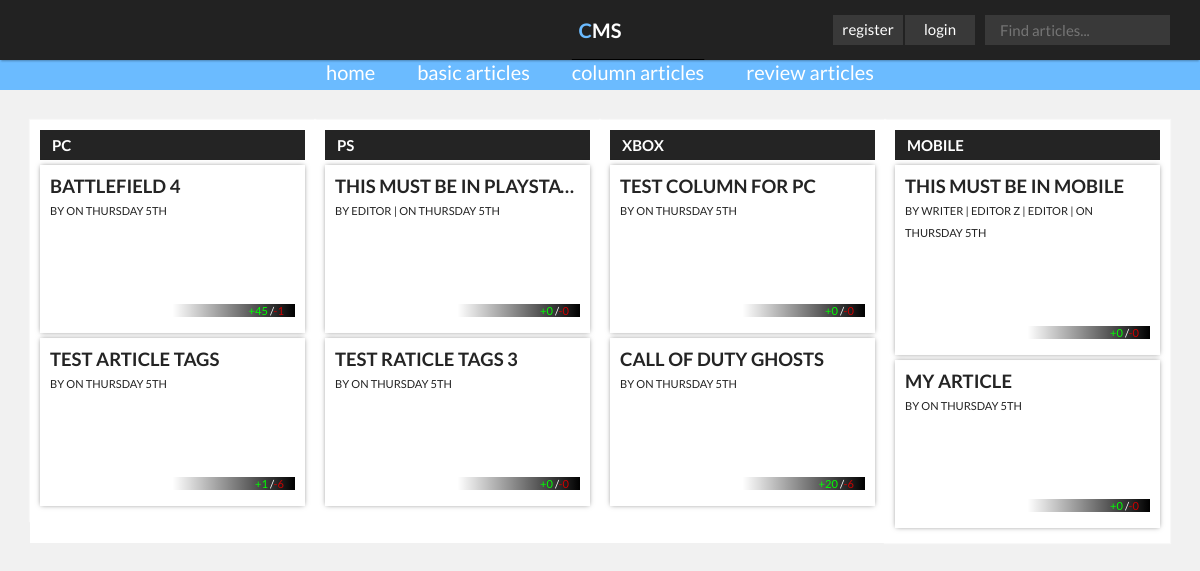
Page /index.php?page=articles&type=column on the committed database.
### tables this page shows
CREATE TABLE IF NOT EXISTS `articles` (
  `article_id` int(6) NOT NULL AUTO_INCREMENT,
  `article_title` varchar(100) NOT NULL,
  `article_content` text NOT NULL,
  `article_timestamp` int(11) NOT NULL,
  `article_image` varchar(255) NOT NULL,
  `article_status` varchar(30) NOT NULL,
  `article_type` varchar(30) NOT NULL,
  `article_staff_pick` tinyint(4) DEFAULT '0',
  PRIMARY KEY (`article_id`)
);

CREATE TABLE IF NOT EXISTS `article_likes` (
  `article_like_id` int(6) NOT NULL AUTO_INCREMENT,
  `article_like_amount` int(6) NOT NULL DEFAULT '0',
  `article_id` int(6) NOT NULL,
  PRIMARY KEY (`article_like_id`),
  KEY `article_id` (`article_id`)
);

CREATE TABLE IF NOT EXISTS `article_dislikes` (
  `article_dislike_id` int(6) NOT NULL AUTO_INCREMENT,
  `article_dislike_amount` int(6) NOT NULL,
  `article_id` int(6) NOT NULL,
  PRIMARY KEY (`article_dislike_id`),
  KEY `article_id` (`article_id`)
);

CREATE TABLE IF NOT EXISTS `users` (
  `user_id` int(6) NOT NULL AUTO_INCREMENT,
  `user_name` varchar(255) NOT NULL,
  `user_password` varchar(255) NOT NULL,
  `user_role` varchar(30) NOT NULL,
  PRIMARY KEY (`user_id`)
);

### views/AUView.php (called while the page is built, shortened)
<?php
class AUView {
    private $articlesModel;
    public function __construct( $controller, $articlesModel, $usersModel ){
        $this->articlesModel    = $articlesModel;
    }
    public function output_column_articles(){
        include 'html/header.html.php';
        $articles = $this->articlesModel->getColumnArticles();
        include 'html/columns.html.php';
        include 'html/footer.html.php';
    }
}
 ?>

### models/ArticlesModel.php (called while the page is built, shortened)
<?php
include_once "config/connection.php";
include_once "models/Article.php";
class ArticlesModel {
    public function getColumnArticles(){
        global $pdo;
        $sth = $pdo->prepare("SELECT * FROM articles WHERE article_type = :type ORDER BY article_timestamp DESC");
        $sth->execute(array(':type'=>'column_article'));
        $rows = $sth->fetchAll();
        foreach($rows as $row){
            $article = new Article(
               $row['article_id']
               ,$row['article_title']
               ,$row['article_content']
               ,$row['article_timestamp']
               ,$row['article_image']
               ,$row['article_status']
               ,$row['article_type']
               ,$row['article_staff_pick']
               );
            $column_articles[] = $article;
        }
        return $column_articles;
    }
    public function getLikes( $article_id ) {
        global $pdo;
        $query = $pdo->prepare("SELECT article_like_amount FROM article_likes WHERE article_id = ? ");
        $query->bindValue(1, $article_id);
        $query->execute();
        $article_like_amount = $query->fetchColumn();
        return $article_like_amount;
    }
    public function getDislikes( $article_id ) {
        global $pdo;
        $query = $pdo->prepare("SELECT article_dislike_amount FROM article_dislikes WHERE article_id = ? ");
        $query->bindValue(1, $article_id);
        $query->execute();
        $article_dislike_amount = $query->fetchColumn();
        return $article_dislike_amount;
    }
    public function getArticleColumn( $article_id ) {
        global $pdo;
        $query = $pdo->prepare("SELECT column_name FROM column_articles WHERE article_id = ? ");
        $query->bindValue(1, $article_id);
        $query->execute();
        $column_name = $query->fetchColumn();
        return $column_name;
    }
    public function getArticleAuthors( $article_id ) {
        global $pdo;
        $query = $pdo->prepare("
          SELECT U.user_name
          FROM users U
          INNER JOIN article_authors  AU ON U.user_id = AU.user_id
          WHERE AU.article_id = ?");
        $query->bindValue(1, $article_id);
        $query->execute();
        $article_authors = $query->fetchAll();
        return $article_authors;
    }
}
?>

### models/article.php (called while the page is built, shortened)
<?php
	class Article {
		 public function __construct($article_id, $article_title, $article_content, $article_timestamp, $article_image, $article_status, $article_type, $article_staff_pick){
		 	$this->id = $article_id;
		 	$this->title = $article_title;
		 	$this->timestamp = $article_timestamp;
		 	$this->image = $article_image;
		 	$this->status = $article_status;
		 	return true;
		 }
		 public function getArticleId(){
		 	return $this->id;
		 }
		 public function getArticleTitle(){
		 	return $this->title;
		 }
		 public function getArticleTimestamp(){
		 	return $this->timestamp;
		 }
		 public function getArticleImage(){
		 	return $this->image;
		 }
		 public function getArticleStatus(){
		 	return $this->status;
		 }
	}
 ?>

### views/html/columns.html.php (the view)
<?php $columns = ["PC","PS","XBOX", "MOBILE"]?>
<div class="content">
    <?php foreach ($columns as $key => $column_name) { ?>
    <div class="block column-layout">
        <h2><?php echo $column_name; ?></h2>
        <ol>
            <?php foreach($articles as $article): ?>
                <?php if( $article->getArticleStatus() == "published" && $this->articlesModel->getArticleColumn( $article->getArticleId() ) == $column_name ) { ?>
                <li>
                    <a href="index.php?show=<?php echo $article->getArticleId(); ?>">
                        <h4><?php echo $article->getArticleTitle(); ?></h4>
                        <small>by
                            <?php $article_authors = $this->articlesModel->getArticleAuthors( $article->getArticleId() ); ?>
                            <?php foreach($article_authors as $author): ?>
                                <?php print $author['user_name']; ?> |
                            <?php endforeach; ?>
                        </small>
                        <small>on <?php echo date("l jS", $article->getArticleTimestamp()); ?></small>
                        <div class="small-thumb" style="background-image: url(<?php echo $article->getArticleImage(); ?>);"></div>
                        <small class="likes-dislikes pull-right">
                            <span class="green">+<?php echo $this->articlesModel->getLikes( $article->getArticleId() ); ?></span>
                            /<span class="red">-<?php echo $this->articlesModel->getDislikes( $article->getArticleId() ); ?></span>
                        </small>
                    </a>
                </li>
                <?php } ?>
            <?php endforeach; ?>
        </ol>
    </div>
    <?php } ?>
</div>

### public/css/style.css (style rules this page uses)
* { -webkit-box-sizing: border-box; -moz-box-sizing: border-box; box-sizing: border-box; margin: 0; padding: 0; }
body, input { font-family: "Lato", sans-serif; font-size: 62.5%; background: #F1F1F1; }
ol { list-style: none; }
.content { background: #FFF; width: 100%; height: 100%; display: inline-block; }
.content > :first-child { width: 20%; }
.content > :nth-child(2) { width: 30%; }
.content > :nth-child(3) { width: 50%; }
.block { position: relative; padding: 1em; float: left; -moz-box-shadow: 0 0 0.1em 0.1em rgba(255,255,255, 0.5); -webkit-box-shadow: 0 0 0.1em 0.1em rgba(255,255,255, 0.5); box-shadow: 0 0 0.1em 0.1em rgba(255,255,255, 0.5); height: 100%; }
.block h2 { width: 100%; background: #242424; color: #FFF; text-transform: uppercase; padding: 0.4em 0.8em; transition: background 2s; }
.block ol a, .block ol form { font-size: 185%; text-transform: uppercase; text-decoration: none; color: #242424; }
.block ol li a h4 { white-space: nowrap; text-overflow: ellipsis; width: 100%; overflow: hidden; }
.block ol li { padding: 1em; -moz-box-shadow: rgba(0,0,0,0.5) 0px 0px 5px -1px; -webkit-box-shadow: rgba(0,0,0,0.5) 0px 0px 5px -1px; box-shadow: rgba(0,0,0,0.5) 0px 0px 5px -1px; margin: 0.5em auto; }
.block ol small { font-size: 60%; }
.block .small-thumb { width: 100%; height: 100px; background-position: center; background-size: cover; display: inline-block; }
.pull-right { float: right; }
.likes-dislikes { display: inline-block; background-image: linear-gradient(to right, rgba(255,255,255,0) 50%, #000000 100%); width: 100%; color: #FFF; padding: 0 1em; margin-top: -1.75em; position: relative; text-align: right; }
.green { color: lime; }
.red { color: #CC0000; }
.content > .block.column-layout { width: 25%; }

### rows in the picture
articles: article_title "BATTLEFIELD 4", article_timestamp "THURSDAY 5TH", article_id.article_like_amount "45", article_id.article_dislike_amount "1"
articles: article_title "TEST ARTICLE TAGS", article_timestamp "THURSDAY 5TH", article_id.article_like_amount "1", article_id.article_dislike_amount "6"
articles: article_title "THIS MUST BE IN PLAYSTA…", article_timestamp "THURSDAY 5TH", article_id.article_like_amount "0", article_id.article_dislike_amount "0"
users: user_name "EDITOR"
articles: article_title "TEST RATICLE TAGS 3", article_timestamp "THURSDAY 5TH", article_id.article_like_amount "0", article_id.article_dislike_amount "0"
articles: article_title "TEST COLUMN FOR PC", article_timestamp "THURSDAY 5TH", article_id.article_like_amount "0", article_id.article_dislike_amount "0"
articles: article_title "CALL OF DUTY GHOSTS", article_timestamp "THURSDAY 5TH", article_id.article_like_amount "20", article_id.article_dislike_amount "6"
articles: article_title "THIS MUST BE IN MOBILE", article_timestamp "THURSDAY 5TH", article_id.article_like_amount "0", article_id.article_dislike_amount "0"
users: user_name "WRITER"
users: user_name "EDITOR Z"
articles: article_title "MY ARTICLE", article_timestamp "THURSDAY 5TH", article_id.article_like_amount "0", article_id.article_dislike_amount "0"

### other values in the picture
$column_name "PC"
$column_name "PS"
$column_name "XBOX"
$column_name "MOBILE"
